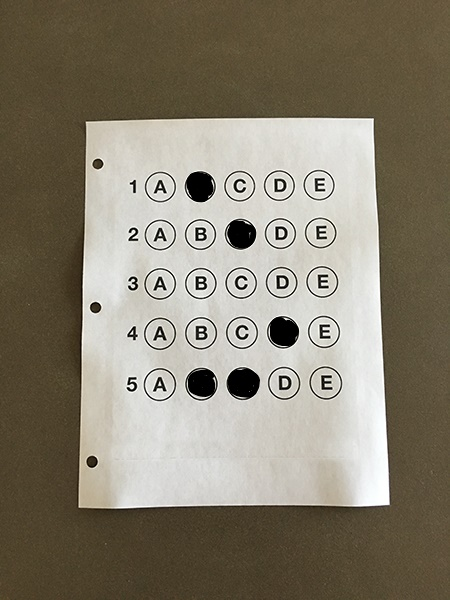
#> input picture Media/test_10.jpg, 450 x 600 px, found by its file name
$ python 'Bubble Sheet.py'
#> lines starting #> are read from the running program, lines starting #| are printed output that depends on the picture; after the words box and inside, x2 and y2 are one past the last pixel; in counts of white or black regions, pixels touching at a corner belong together
#!/usr/bin/env python
# coding: utf-8

# In[1]:


import numpy as np
import cv2
import matplotlib.pyplot as plt
import imutils
from imutils import contours


# In[53]:


image = cv2.imread(r"D:\OpenCV\17 Days Crash Course\OMR\test_10.jpg")
#> image is the input picture: shape (600, 450, 3); mean B, G, R 111.2, 127.3, 134.7
image1 = image.copy()

heightImg = 600
widthImg  = 480

ANSWER_KEY = {0: 1, 1: 4, 2: 0, 3: 3, 4: 1}

gray = cv2.cvtColor(image, cv2.COLOR_BGR2GRAY)
blurred = cv2.GaussianBlur(gray, (5, 5), 0)
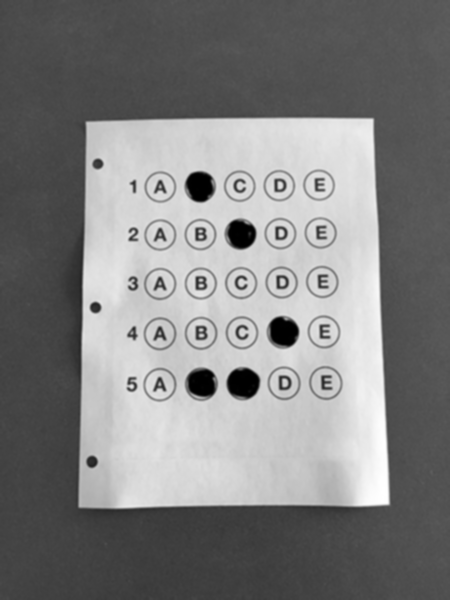
#> blurred: shape (600, 450); min 0, max 255, mean 127.7
edges = cv2.Canny(blurred, 75,200)
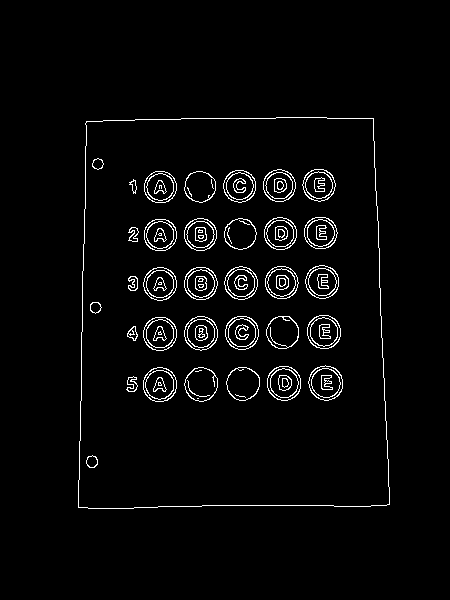
#> edges: shape (600, 450); 3% white in thin lines or dots, all inside (x1, y1, x2, y2) = (78, 117, 390, 509)

cnts, heirarchy = cv2.findContours(edges, cv2.RETR_EXTERNAL, cv2.CHAIN_APPROX_SIMPLE)
#> cnts = 1 contour; box (x1, y1, x2, y2) and area: (78, 117, 390, 509) 115793
cnt = max(cnts, key = cv2.contourArea)
#> cnt = contour of 80 points, box (x1, y1, x2, y2) (78, 117, 390, 509), area 115793

biggest = np.array([])
for i in cnts:
    peri = cv2.arcLength(i, True)
    approx = cv2.approxPolyDP(i, 0.02 * peri, True)
    biggest = approx
#> this loop made 1 pass
#> (peri, biggest) on pass 1: (1385.7, [[373, 118], [86, 121], [78, 507], [389, 504]])

biggest1 = biggest.reshape(4,2)
#> biggest1 = [[373, 118], [86, 121], [78, 507], [389, 504]]
rect = np.zeros((4,2), dtype='float32')

s = biggest1.sum(axis=1)
#> s = [491, 207, 585, 893]
rect[0] = biggest1[np.argmin(s)]
rect[2] = biggest1[np.argmax(s)]

dif = np.diff(biggest1, axis=1)
#> dif = [-255, 35, 429, 115]
rect[1] = biggest1[np.argmin(dif)]
rect[3] = biggest1[np.argmax(dif)]

cv2.drawContours(image, [cnt], -1, (255,0,0),3)
#> image: shape (600, 450, 3); 2.53% of pixels changed, all inside (x1, y1, x2, y2) = (76, 115, 392, 511)

#pts1 = np.float32([biggest[1],biggest[0],biggest[2],biggest[3]])
pts2 = np.float32([[0, 0],[widthImg, 0],[widthImg, heightImg], [0, heightImg]])
M = cv2.getPerspectiveTransform(rect, pts2)
pers = cv2.warpPerspective(image1, M, (widthImg, heightImg))

warped = cv2.cvtColor(pers, cv2.COLOR_BGR2GRAY)
thresh = cv2.threshold(warped, 0, 255,cv2.THRESH_BINARY_INV | cv2.THRESH_OTSU)[1]
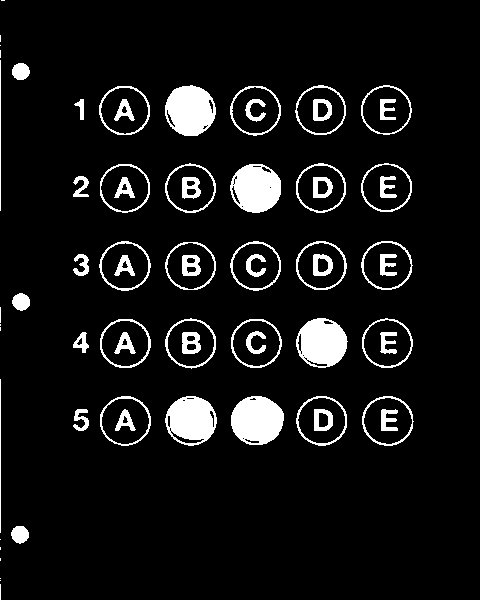
#> thresh: shape (600, 480); 8% white; 68 white regions (13 under 20 px)

cnts = cv2.findContours(thresh, cv2.RETR_EXTERNAL, cv2.CHAIN_APPROX_SIMPLE)
#> cnts = 48 contours, 15 with area under 20; largest, box (x1, y1, x2, y2) and area: (231, 396, 284, 445) 1972, (165, 85, 216, 136) 1957, (362, 396, 414, 446) 1952, (99, 86, 150, 135) 1928, (230, 86, 281, 136) 1925
cnts = imutils.grab_contours(cnts)
questionCnts = []

for c in cnts:
    (x,y,w,h) = cv2.boundingRect(c)
    ar = w/float(h)

    if w >= 20 and h >= 20 and ar >= 0.9 and ar <= 1.1:
        questionCnts.append(c)
#> this loop made 48 passes
#> (x, y, w, h, ar) on passes 2, 3, 6, 7, 8, 9, 10, 11, 12, 13, 15, 18: (0, 580, 1, 1, 1), (0, 578, 1, 1, 1), (0, 539, 1, 1, 1), (11, 526, 18, 18, 1), (73, 409, 16, 22, 0.727), (362, 396, 52, 50, 1.04), (296, 396, 51, 50, 1.02), (231, 396, 53, 49, 1.08), (165, 396, 52, 50, 1.04), (100, 396, 51, 50, 1.02), (73, 332, 16, 21, 0.762), (231, 319, 51, 49, 1.04)
#> (c, x, y, w, h, ar) on passes 1, 4, 5, 14, 16, 17: ([[0, 584], [0, 599]], 0, 584, 1, 16, 0.0625), ([[0, 558], [0, 560]], 0, 558, 1, 3, 0.333), ([[0, 547], [0, 549]], 0, 547, 1, 3, 0.333), ([[0, 379], [0, 532]], 0, 379, 1, 154, 0.00649), ([[0, 327], [0, 330]], 0, 327, 1, 4, 0.25), ([[0, 324], [0, 325]], 0, 324, 1, 2, 0.5)
#> after the loop, questionCnts = 25 contours; largest, box (x1, y1, x2, y2) and area: (231, 396, 284, 445) 1972, (165, 85, 216, 136) 1957, (362, 396, 414, 446) 1952, (99, 86, 150, 135) 1928, (230, 86, 281, 136) 1925

image2 = pers.copy()
cv2.drawContours(image2, questionCnts, -1, (255,0,0),3)
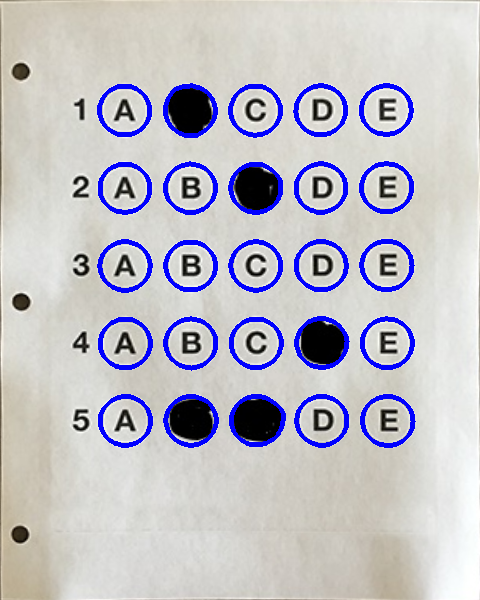
#> image2: shape (600, 480, 3); mean B, G, R 199.3, 190.6, 192.2

plt.figure(figsize=[15,15])
plt.subplot(221);plt.imshow(image)
plt.subplot(222);plt.imshow(pers[...,::-1])
plt.subplot(223);plt.imshow(thresh,cmap='gray')
plt.subplot(224);plt.imshow(image2)


# In[54]:


questionCnts = contours.sort_contours(questionCnts, method = "top-to-bottom")[0]
correct = 0
paper = pers.copy()
not_at = []
over_at = []

for (q,i) in enumerate(np.arange(0,len(questionCnts),5)):
    cnts = contours.sort_contours(questionCnts[i:i+5])[0]
    bubbled = None
    l = 0
    marked = 0

    for (j,c) in enumerate(cnts):
        mask = np.zeros(thresh.shape, dtype='uint8')
        cv2.drawContours(mask, [c], -1, 255, -1)
        mask = cv2.bitwise_and(thresh, thresh, mask=mask)
        total = cv2.countNonZero(mask)

        if marked == 0:
            if (bubbled is None or total > bubbled[0]) and total > 900:
                bubbled = (total, j)
                l += 1
                marked += 1

        elif marked == 1:
            if bubbled is None or total > bubbled[0] or total > 900:
                marked += 1

        elif marked > 1:
            bubbled = (total, -1)

    if l == 0:
        not_at.append(q)

    if marked > 1:
        over_at.append(q)
        bubbled = (total, -1)

    if l != 0 and marked <= 1:
        color = (0,0,255)
        k = ANSWER_KEY[q]

        if k == bubbled[1]:
            color = (0,255,0)
            correct += 1
        cv2.drawContours(paper, [cnts[k]], -1, color,3)
#> this loop made 5 passes
#> (i, color, k, correct) on passes 1, 4: (0, (0, 255, 0), 1, 1), (15, (0, 255, 0), 3, 2)
#> (i, color, k) on pass 2: (5, (0, 0, 255), 4)
#> mask: shape (600, 480); 0.2% white; 2 white regions, box (x1, y1, x2, y2) and area: (362, 396, 414, 446) 342, (381, 409, 398, 431) 245
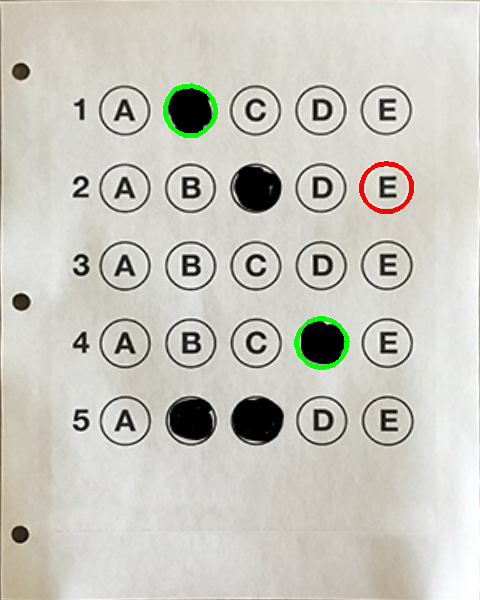
#> paper: shape (600, 480, 3); mean B, G, R 190.8, 199.2, 200.3
#> after the loop, correct = 2; not_at = [2]; over_at = [4]

score = (correct / 5.0) * 100
#> score = 40
if score < 50.0:
    cv2.putText(paper, "{:.2f}%".format(score), (10,30), cv2.FONT_HERSHEY_SIMPLEX, 0.9, (0, 0, 255), 2)
    cv2.putText(paper, "Give up on your dreams and die", (40,55), cv2.FONT_HERSHEY_SIMPLEX, 0.7, (0, 0, 255), 2)
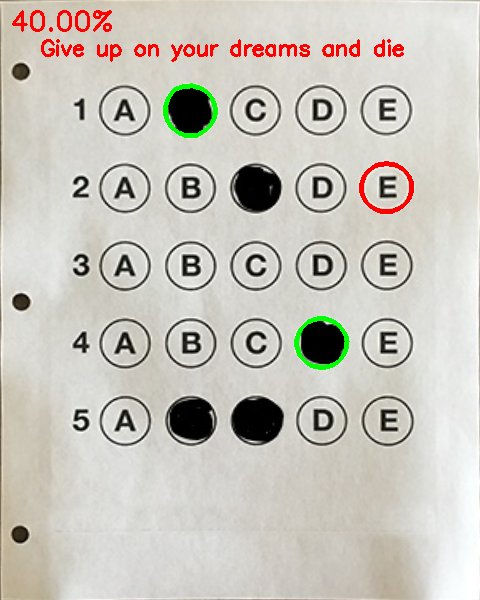
#> paper: shape (600, 480, 3); mean B, G, R 188.7, 197, 200.7
else:
    cv2.putText(paper, "{:.2f}%".format(score), (10,30), cv2.FONT_HERSHEY_SIMPLEX, 0.9, (0, 0, 255), 2)

if len(not_at) != 0 or len(over_at) != 0:
    if len(not_at) != 0:
        for i in not_at:
            print("MCQ Number {} is unattempted".format(i+1))
#> this loop made 1 pass
#| MCQ Number 3 is unattempted
    if len(over_at) != 0:
        for i in over_at:
            print("MCQ Number {} is over attempted".format(i+1))
#> this loop made 1 pass
#| MCQ Number 5 is over attempted

plt.figure(figsize=[15,15])
plt.subplot(121);plt.imshow(image);plt.title("Paper")
plt.subplot(122);plt.imshow(paper[...,::-1]);plt.title("Checked Paper")
#> figure, not shown here; B, G, R data is drawn as R, G, B
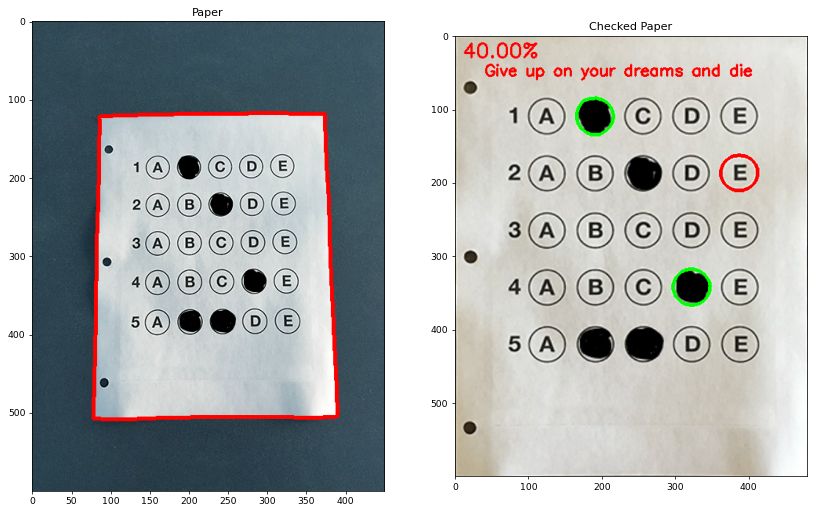
#> figure drawn by matplotlib, 2 panels; B, G, R data is drawn as R, G, B

$ run again, with Media/test_07.jpg copied over Media/test_10.jpg
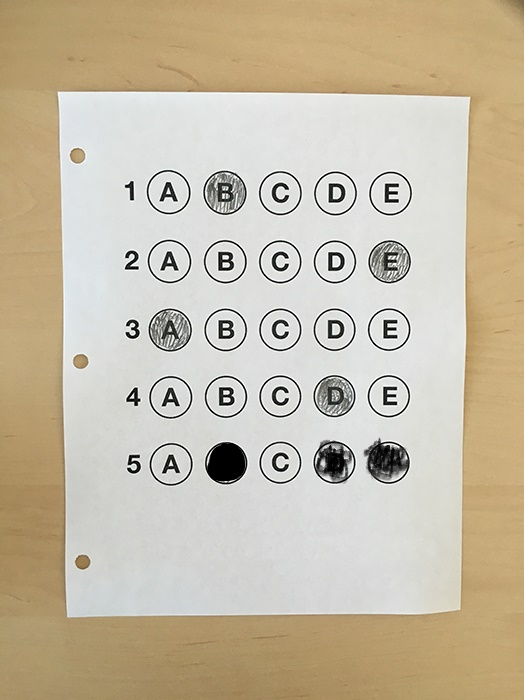
#> input picture Media/test_07.jpg, 524 x 700 px, found by its file name
#> image is the input picture: shape (700, 524, 3); mean B, G, R 166.6, 187.7, 198.6
#> edges: shape (700, 524); 3.5% white in thin lines or dots, all inside (x1, y1, x2, y2) = (57, 91, 471, 618)
#> `cnts, heirarchy = cv2.findContours(edges, cv2.RETR_EXTERNAL, cv2.CHAIN..`: cnts = 1 contour; box (x1, y1, x2, y2) and area: (57, 91, 471, 618) 209455
#> cnt = contour of 96 points, box (x1, y1, x2, y2) (57, 91, 471, 618), area 209455
#> the loop `for i in cnts:` made 1 pass
#> (peri, biggest) on pass 1: (1861.9, [[58, 91], [67, 617], [460, 609], [470, 98]])
#> biggest1 = [[58, 91], [67, 617], [460, 609], [470, 98]]
#> s = [149, 684, 1069, 568]
#> dif = [33, 550, 149, -372]
#> image: shape (700, 524, 3); 2.51% of pixels changed, all inside (x1, y1, x2, y2) = (55, 89, 473, 620)
#> thresh: shape (600, 480); 7.3% white; 84 white regions (29 under 20 px)
#> `cnts = cv2.findContours(thresh, cv2.RETR_EXTERNAL, cv2.CHAIN_APPROX_SI..`: cnts = 35 contours, 3 with area under 20; largest, box (x1, y1, x2, y2) and area: (358, 393, 414, 447) 2106, (297, 394, 348, 446) 1990, (100, 396, 152, 446) 1940, (362, 318, 413, 368) 1936, (361, 240, 413, 290) 1930
#> the loop `for c in cnts:` made 35 passes
#> (x, y, w, h, ar) on passes 1 to 8: (11, 526, 17, 17, 1), (73, 409, 17, 23, 0.739), (100, 396, 52, 50, 1.04), (231, 395, 51, 50, 1.02), (166, 395, 51, 50, 1.02), (297, 394, 51, 52, 0.981), (358, 393, 56, 54, 1.04), (73, 331, 17, 22, 0.773)
#> after the loop `for c in cnts:`: questionCnts = 25 contours; largest, box (x1, y1, x2, y2) and area: (358, 393, 414, 447) 2106, (297, 394, 348, 446) 1990, (100, 396, 152, 446) 1940, (362, 318, 413, 368) 1936, (361, 240, 413, 290) 1930
#> image2: shape (600, 480, 3); mean B, G, R 212.1, 199, 198.2
#> the loop `for (q,i) in enumerate(np.arange(0,len(questionCnts),5)):` made 5 passes
#> (i, k) on passes 1 to 4: (0, 1), (5, 4), (10, 0), (15, 3)
#> after the loop `for (q,i) in enumerate(np.arange(0,len(questionCnts),5)):`:
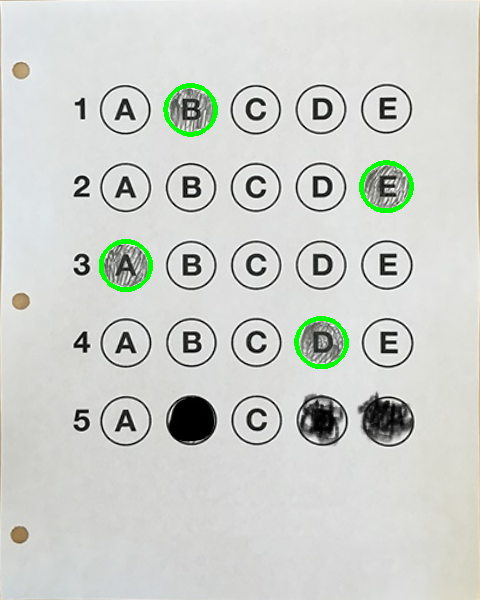
#> paper: shape (600, 480, 3); mean B, G, R 204.1, 209.1, 205.8
#> after the loop `for (q,i) in enumerate(np.arange(0,len(questionCnts),5)):`: correct = 4; not_at = []; over_at = [4]
#> score = 80
#> the loop `for i in over_at:` made 1 pass
#> (printed output is left out)
#> `plt.subplot(122);plt.imshow(paper[...,::-1]);plt.title("Checked Paper")`:
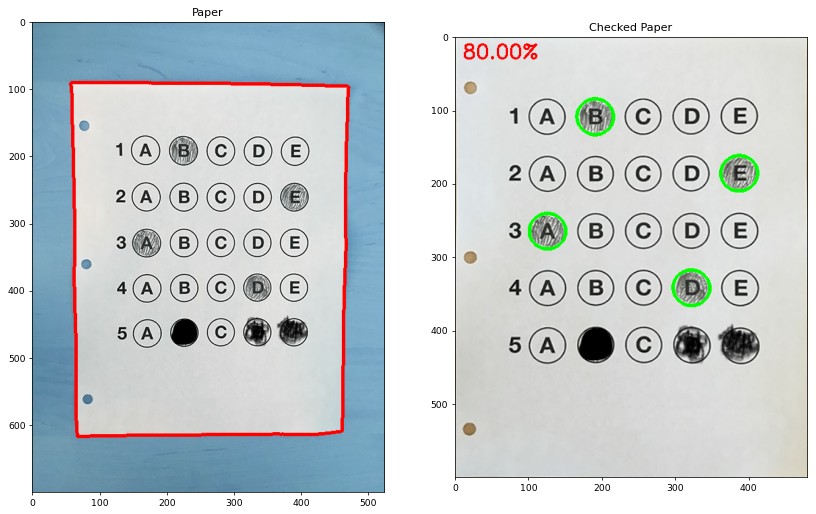
#> figure drawn by matplotlib, 2 panels; B, G, R data is drawn as R, G, B
